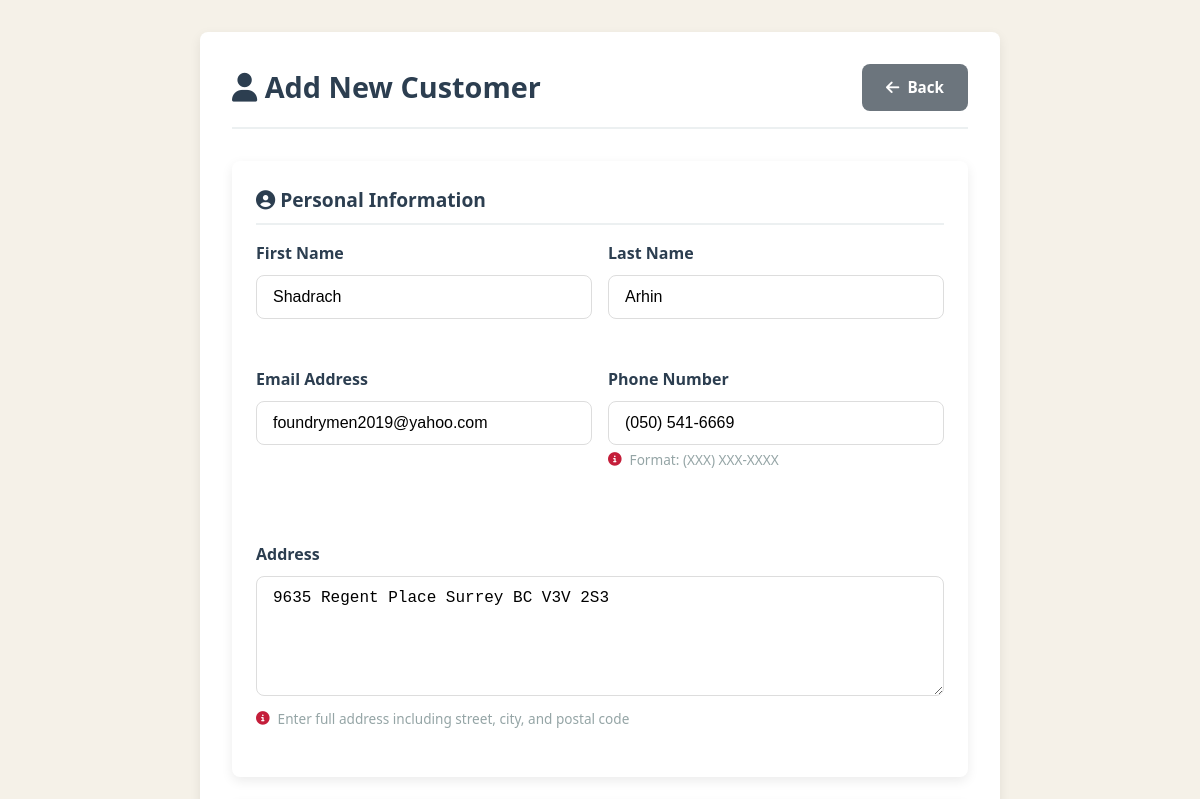
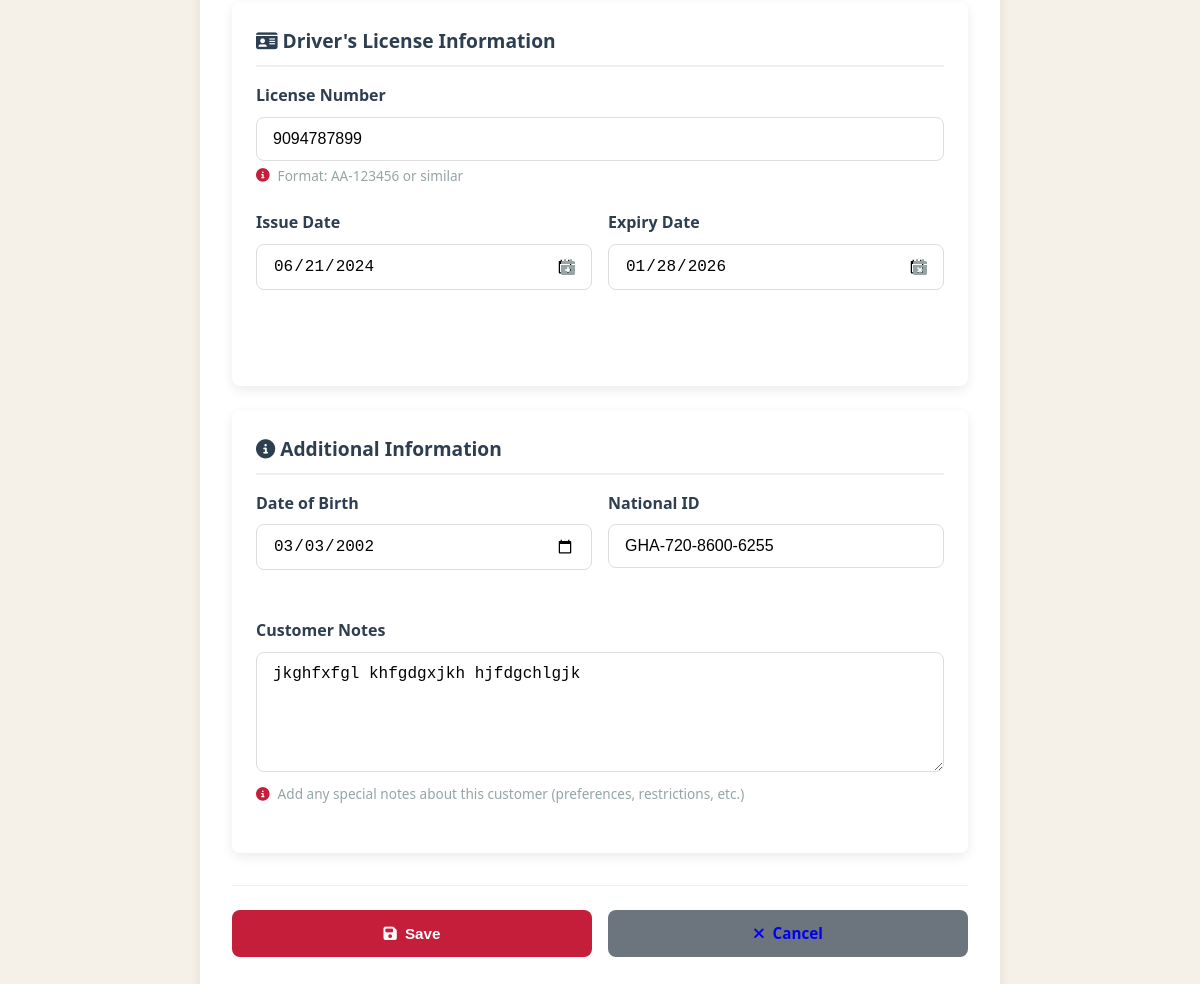
The page /customers/1/edit/ (signed in) on the database its author committed (2 pictures, top to bottom).
### d_autos_app/models.py (models this page shows, shortened)
class Customer(models.Model):
    first_name = models.CharField(max_length=50)
    last_name = models.CharField(max_length=50)
    phone = models.CharField(max_length=15)
    email = models.EmailField(unique=True)
    address = models.TextField(blank=True)
    license_number = models.CharField(max_length=50, unique=True)
    license_type = models.CharField(max_length=20, blank=True)  # e.g. Class B, C, D
    license_issue_date = models.DateField()
    license_expiry_date = models.DateField()
    date_of_birth = models.DateField(blank=True, null=True)
    national_id = models.CharField(max_length=20, blank=True, null=True)
    notes = models.TextField(blank=True, help_text="Additional notes about the customer")

### d_autos_app/views.py (the view)
# urls.py: path('customers/<int:pk>/edit/', views.customer_update, name='customer_edit'),
@login_required
def customer_update(request, pk):
    customer = get_object_or_404(Customer, pk=pk)
    form = CustomerForm(request.POST or None, instance=customer)
    if form.is_valid():
        form.save()
        messages.success(request, 'Customer updated successfully!')
        return redirect('dashboard')
    return render(request, 'd_autos_app/customer_form.html', {'form': form})

### d_autos_app/forms.py
class CustomerForm(forms.ModelForm):
    class Meta:
        model = Customer
        fields = [
            'first_name',
            'last_name',
            'phone',
            'email',
            'address',
            'license_number',
            'license_type',
            'license_issue_date',
            'license_expiry_date',
            'date_of_birth',
            'national_id',
            'notes',
        ]
        widgets = {
            'license_issue_date': forms.DateInput(attrs={'type': 'date'}),
            'license_expiry_date': forms.DateInput(attrs={'type': 'date'}),
            'date_of_birth': forms.DateInput(attrs={'type': 'date'}),
            'address': forms.Textarea(attrs={
                'rows': 3,
                'placeholder': 'Enter full address including street, city, and postal code'
            }),
            'notes': forms.Textarea(attrs={
                'rows': 4,
                'placeholder': 'Add any special notes about this customer (preferences, restrictions, etc.)'
            }),
        }

### d_autos_app/models.py (called while the page is built)
    @property
    def is_admin(self):
        return self.user_type == self.USER_TYPE_ADMIN or self.is_superuser

    @property
    def is_employee(self):
        return self.user_type == self.USER_TYPE_EMPLOYEE

### templates/d_autos_app/customer_form.html (shortened to what this page needs)
{% extends 'base_form.html' %}
{% load static %}
{% block form_title %}
    <i class="fas fa-user"></i>
    {% if object %}Edit Customer - {{ object.first_name }} {{ object.last_name }}{% else %}Add New Customer{% endif %}
{% endblock %}
{% block back_url %}{% url 'dashboard' %}{% endblock %}
{% block cancel_url %}{% url 'dashboard' %}{% endblock %}
{% block form_content %}
<div class="form-section">
    <h3><i class="fas fa-user-circle"></i> Personal Information</h3>
    <div class="form-row">
        <div class="form-group half">
            <label for="{{ form.first_name.id_for_label }}">First Name</label>
            {{ form.first_name }}
        </div>
        <div class="form-group half">
            <label for="{{ form.last_name.id_for_label }}">Last Name</label>
            {{ form.last_name }}
        </div>
    </div>
    <div class="form-row">
        <div class="form-group half">
            <label for="{{ form.email.id_for_label }}">Email Address</label>
            {{ form.email }}
        </div>
        <div class="form-group half">
            <label for="{{ form.phone.id_for_label }}">Phone Number</label>
            {{ form.phone }}
            <div class="help-text">
                <i class="fas fa-info-circle"></i>
                Format: (XXX) XXX-XXXX
            </div>
        </div>
    </div>
    <div class="form-group">
        <label for="{{ form.address.id_for_label }}">Address</label>
        {{ form.address }}
        <div class="help-text">
            <i class="fas fa-info-circle"></i>
            Enter full address including street, city, and postal code
        </div>
    </div>
</div>
<div class="form-section">
    <h3><i class="fas fa-id-card"></i> Driver's License Information</h3>
    <div class="form-group">
        <label for="{{ form.license_number.id_for_label }}">License Number</label>
        {{ form.license_number }}
        <div class="help-text">
            <i class="fas fa-info-circle"></i>
            Format: AA-123456 or similar
        </div>
    </div>
    <div class="date-range">
        <div class="form-group">
            <label for="{{ form.license_issue_date.id_for_label }}">Issue Date</label>
            <div class="date-group">
                {{ form.license_issue_date }}
            </div>
        </div>
        <div class="form-group">
            <label for="{{ form.license_expiry_date.id_for_label }}">Expiry Date</label>
            <div class="date-group">
                {{ form.license_expiry_date }}
            </div>
        </div>
    </div>
</div>
<div class="form-section">
    <h3><i class="fas fa-info-circle"></i> Additional Information</h3>
    <div class="form-row">
        <div class="form-group half">
            <label for="{{ form.date_of_birth.id_for_label }}">Date of Birth</label>
            {{ form.date_of_birth }}
        </div>
        <div class="form-group half">
            <label for="{{ form.national_id.id_for_label }}">National ID</label>
            {{ form.national_id }}
        </div>
    </div>
    <div class="form-group">
        <label for="{{ form.notes.id_for_label }}">Customer Notes</label>
        {{ form.notes }}
        <div class="help-text">
            <i class="fas fa-info-circle"></i>
            Add any special notes about this customer (preferences, restrictions, etc.)
        </div>
    </div>
</div>
{% endblock %}

### static/css/style.css (style rules this page uses)
* { margin: 0; padding: 0; box-sizing: border-box; }
:root { --primary: #c41e3a; --secondary: #a01830; --success: #27ae60; --warning: #f39c12; --danger: #e74c3c; --info: #9b59b6; --light: #ecf0f1; --dark: #2c3e50; --gray: #95a5a6; --white: #ffffff; --shadow: 0 4px 12px rgba(0, 0, 0, 0.08); --radius: 8px; --transition: all 0.3s ease; }
body { font-family: 'Segoe UI', Tahoma, Geneva, Verdana, sans-serif; background-color: #f5f1e8; color: #333; line-height: 1.6; min-height: 100vh; }
.form-group { margin-bottom: 1.5rem; }
.form-group label { display: block; margin-bottom: 0.5rem; font-weight: 600; color: var(--dark); }
form p, form div { margin-bottom: 1.5rem; }
form label { display: block; margin-bottom: 0.5rem; font-weight: 600; color: var(--dark); }
form input[type="text"], form input[type="email"], form input[type="tel"], form input[type="number"], form input[type="date"], form input[type="password"], form select, form textarea { width: 100%; padding: 0.75rem 1rem; border: 1px solid #ddd; border-radius: var(--radius); font-size: 1rem; transition: var(--transition); background-color: white; }
form textarea { min-height: 120px; resize: vertical; }
.form-row { display: grid; grid-template-columns: repeat(auto-fit, minmax(250px, 1fr)); gap: 1rem; }
.date-range { display: grid; grid-template-columns: 1fr 1fr; gap: 1rem; margin-top: 0.5rem; }
.date-group { position: relative; }
.form-section { background-color: white; border-radius: var(--radius); box-shadow: var(--shadow); padding: 1.5rem; margin-bottom: 1.5rem; }
.form-section h3 { color: var(--dark); margin-bottom: 1rem; padding-bottom: 0.5rem; border-bottom: 2px solid var(--light); font-size: 1.2rem; }
.form-group.half { flex: 1; min-width: 200px; }
.form-row { display: flex; gap: 1rem; flex-wrap: wrap; }
.help-text { font-size: 0.85rem; color: var(--gray); margin-top: 0.25rem; display: flex; align-items: center; gap: 0.5rem; }
.help-text i { color: var(--primary); }

### rows shown on the page
Customer: first_name "Shadrach", last_name "Arhin", email "foundrymen2019@yahoo.com", phone "(050) 541-6669", address "9635 Regent Place Surrey BC V3V 2S3", license_number "9094787899", license_issue_date "06/21/2024", license_expiry_date "01/28/2026", date_of_birth "03/03/2002", national_id "GHA-720-8600-6255", notes "jkghfxfgl khfgdgxjkh hjfdgchlgjk"
